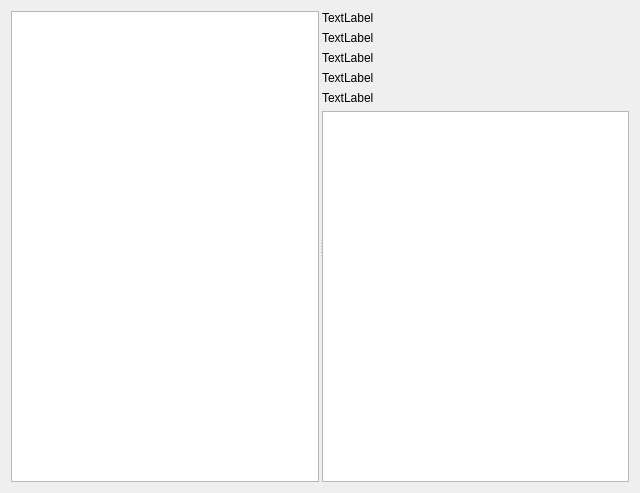
<?xml version="1.0" encoding="UTF-8"?>
<ui version="4.0">
 <class>Form</class>
 <widget class="QWidget" name="Form">
  <property name="geometry">
   <rect>
    <x>0</x>
    <y>0</y>
    <width>640</width>
    <height>493</height>
   </rect>
  </property>
  <property name="windowTitle">
   <string>Form</string>
  </property>
  <layout class="QVBoxLayout" name="verticalLayout_2">
   <item>
    <widget class="QSplitter" name="splitter">
     <property name="orientation">
      <enum>Qt::Horizontal</enum>
     </property>
     <property name="handleWidth">
      <number>3</number>
     </property>
     <widget class="QTreeView" name="treeView">
      <property name="maximumSize">
       <size>
        <width>400</width>
        <height>16777215</height>
       </size>
      </property>
      <property name="editTriggers">
       <set>QAbstractItemView::NoEditTriggers</set>
      </property>
      <attribute name="headerVisible">
       <bool>false</bool>
      </attribute>
     </widget>
     <widget class="QWidget" name="">
      <layout class="QVBoxLayout" name="verticalLayout">
       <item>
        <widget class="QLabel" name="label">
         <property name="text">
          <string>TextLabel</string>
         </property>
         <property name="textInteractionFlags">
          <set>Qt::LinksAccessibleByMouse|Qt::TextSelectableByKeyboard|Qt::TextSelectableByMouse</set>
         </property>
        </widget>
       </item>
       <item>
        <widget class="QLabel" name="label_2">
         <property name="text">
          <string>TextLabel</string>
         </property>
         <property name="textInteractionFlags">
          <set>Qt::LinksAccessibleByMouse|Qt::TextSelectableByKeyboard|Qt::TextSelectableByMouse</set>
         </property>
        </widget>
       </item>
       <item>
        <widget class="QLabel" name="label_3">
         <property name="text">
          <string>TextLabel</string>
         </property>
         <property name="textInteractionFlags">
          <set>Qt::LinksAccessibleByMouse|Qt::TextSelectableByKeyboard|Qt::TextSelectableByMouse</set>
         </property>
        </widget>
       </item>
       <item>
        <widget class="QLabel" name="label_4">
         <property name="text">
          <string>TextLabel</string>
         </property>
         <property name="textInteractionFlags">
          <set>Qt::LinksAccessibleByMouse|Qt::TextSelectableByKeyboard|Qt::TextSelectableByMouse</set>
         </property>
        </widget>
       </item>
       <item>
        <widget class="QLabel" name="label_5">
         <property name="text">
          <string>TextLabel</string>
         </property>
         <property name="textInteractionFlags">
          <set>Qt::LinksAccessibleByMouse|Qt::TextSelectableByKeyboard|Qt::TextSelectableByMouse</set>
         </property>
        </widget>
       </item>
       <item>
        <widget class="QTextEdit" name="textEdit"/>
       </item>
      </layout>
     </widget>
    </widget>
   </item>
  </layout>
 </widget>
 <resources/>
 <connections/>
</ui>
